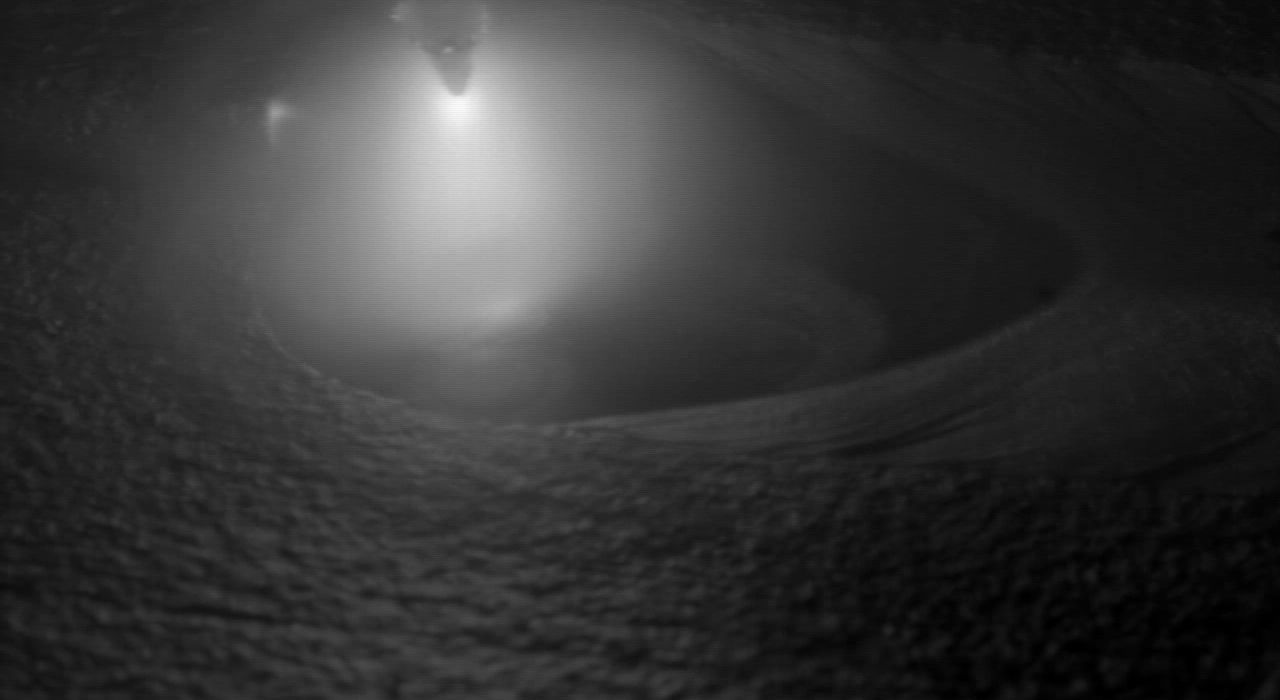
#> input picture ROI/data/lianghao.png, 1280 x 700 px, found by its file name; its folder holds 2 pictures in this run
$ python '批量ROI.py'
#> lines starting #> are read from the running program, lines starting #| are printed output that depends on the picture
# 此文件用于提取良好和欠融合

import os
import cv2

# 设置输入图像文件夹和输出 ROI 文件夹
input_folder = '/WY-Project/ROI/data/'
output_folder = '/WY-Project/ROI/'

# 遍历输入文件夹中的所有文件
for filename in os.listdir(input_folder):
    # 读取图像
    image = cv2.imread(os.path.join(input_folder, filename))
#> image is the input picture: shape (700, 1280, 3); min 0, max 252, mean 53.1

    # 设置 ROI 的起始位置（x，y）和宽度和高度
    x, y, w, h = 390, 150, 700, 350    # 烧穿须在此处更改参数 390，150，700，350      良好与欠融合参数为200, 50, 700, 350

    # 使用 NumPy 数组切片来提取 ROI
    roi = image[y:y+h, x:x+w]
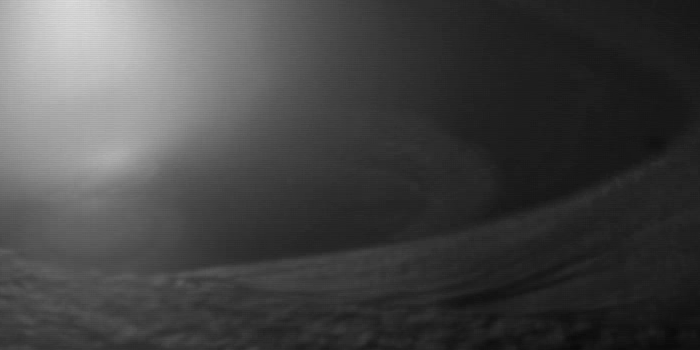
#> roi: shape (350, 700, 3); min 9, max 221, mean 69

    # 使用原始文件名和输出文件夹路径构建输出文件路径
    output_path = os.path.join(output_folder, filename)

    # 保存 ROI 到新图像中
    cv2.imwrite(output_path, roi)
#> pass 2 of the loop `for filename in os.listdir(input_folder):`:
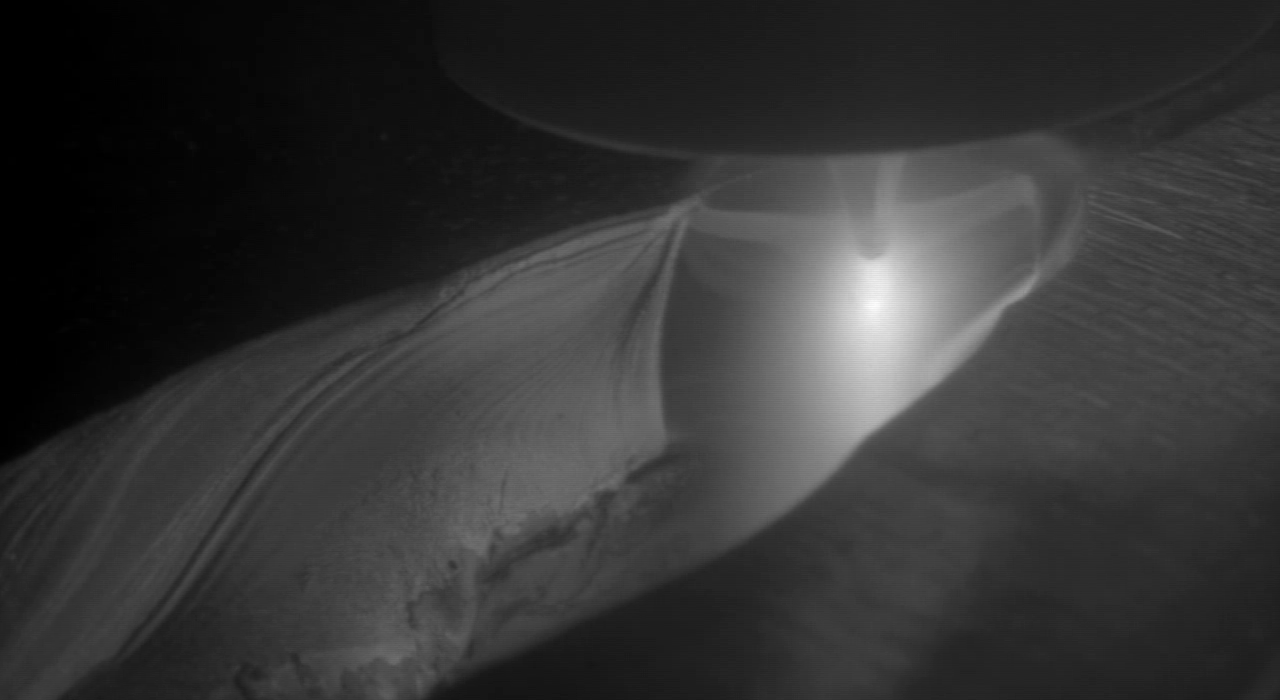
#> input picture ROI/data/shaochuan.png, 1280 x 700 px, found by its file name
#> image is the input picture: shape (700, 1280, 3); min 0, max 253, mean 52.5
#> `roi = image[y:y+h, x:x+w]`:
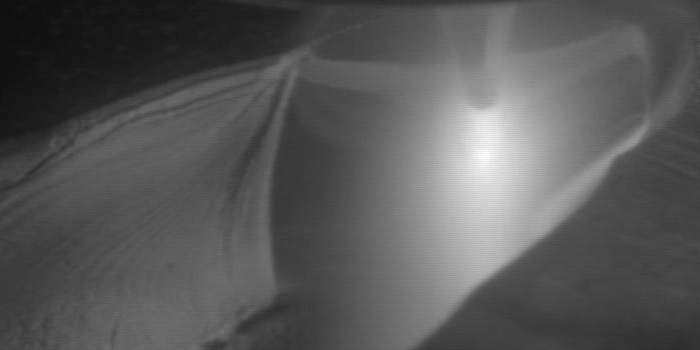
#> roi: shape (350, 700, 3); min 12, max 253, mean 88.6
